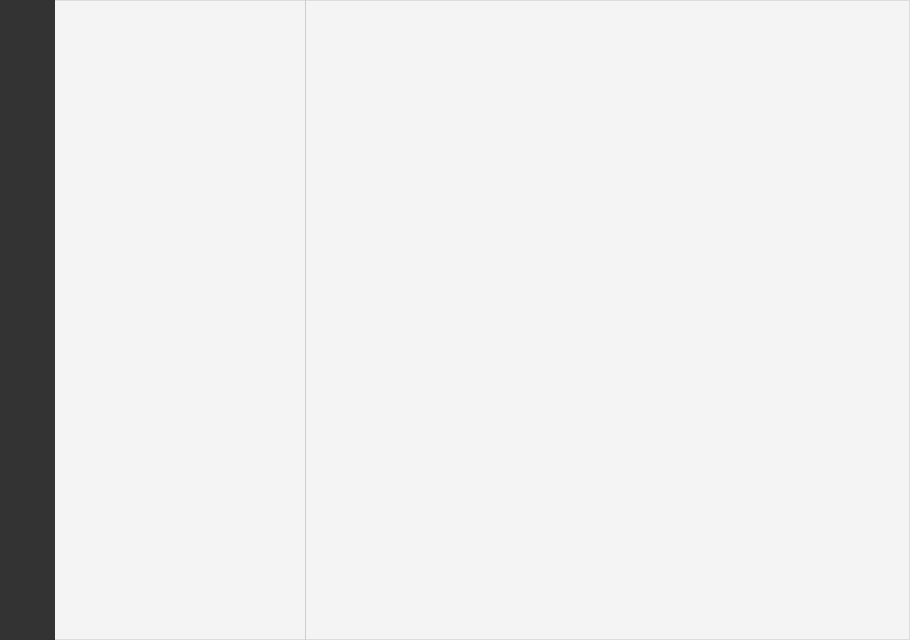
<?xml version="1.0" encoding="UTF-8"?>
<ui version="4.0">
 <class>MainWindow</class>
 <widget class="QMainWindow" name="MainWindow">
  <property name="geometry">
   <rect>
    <x>0</x>
    <y>0</y>
    <width>910</width>
    <height>640</height>
   </rect>
  </property>
  <property name="minimumSize">
   <size>
    <width>700</width>
    <height>500</height>
   </size>
  </property>
  <property name="windowTitle">
   <string>MainWindow</string>
  </property>
  <property name="styleSheet">
   <string notr="true">QMainWindow#MainWindow
{
  background: #f4f4f4;
}
QWidget#centralWidget
{
  background: #f4f4f4;
  border: 1px solid #ddd;
}
QWidget#menuWidget
{
  background: #333; 
}
QWidget#chatWidget
{
  border: 1px solid #ddd;
  border-left: none;
}
QWidget#contentWidget
{
  background-repeat: no-repeat;
  background-image: url(&quot;:images/wechat.svg&quot;);
  background-position: center;
}
QPushButton#maxinBtn,
QPushButton#mininBtn,
QPushButton#closeBtn,
QPushButton#stickBtn
{
  border: none;
  background: #f4f4f4;
  margin: 1px;
}
QPushButton#stickBtn:pressed,
QPushButton#stickBtn:hover,
QPushButton#maxinBtn:pressed,
QPushButton#maxinBtn:hover,
QPushButton#mininBtn:pressed,
QPushButton#mininBtn:hover
{
  background: #c4c4c4;
}
QPushButton#closeBtn:pressed,
QPushButton#closeBtn:hover
{
  background: #fb7373;
}
QPushButton
{
  background: #333;
  border: none;
}
#line
{
  border: none;
  background: #ccc;
}
QScrollBar:vertical
{
  background:transparent;
  padding:0px;
  width: 8px;
}
QScrollBar::handle:vertical
{
  background:rgba(0,0,0,15%);
  border-radius:4px;
}
QScrollBar::handle:vertical:hover,
QScrollBar::handle:vertical:pressed
{
  background:rgba(0,0,0,30%);
}
QScrollBar::add-page:vertical,
QScrollBar::sub-page:vertical
{
  background:none;
}
QScrollBar::add-line:vertical,
QScrollBar::sub-line:vertical
{
  background:none;
}</string>
  </property>
  <widget class="QWidget" name="centralWidget">
   <property name="minimumSize">
    <size>
     <width>700</width>
     <height>500</height>
    </size>
   </property>
   <property name="autoFillBackground">
    <bool>false</bool>
   </property>
   <layout class="QGridLayout" name="gridLayout">
    <property name="leftMargin">
     <number>0</number>
    </property>
    <property name="topMargin">
     <number>0</number>
    </property>
    <property name="rightMargin">
     <number>0</number>
    </property>
    <property name="bottomMargin">
     <number>0</number>
    </property>
    <property name="spacing">
     <number>0</number>
    </property>
    <item row="0" column="2">
     <widget class="Line" name="line">
      <property name="maximumSize">
       <size>
        <width>1</width>
        <height>16777215</height>
       </size>
      </property>
      <property name="orientation">
       <enum>Qt::Vertical</enum>
      </property>
     </widget>
    </item>
    <item row="0" column="1">
     <widget class="QWidget" name="chatListWidget" native="true">
      <property name="sizePolicy">
       <sizepolicy hsizetype="Expanding" vsizetype="Expanding">
        <horstretch>0</horstretch>
        <verstretch>0</verstretch>
       </sizepolicy>
      </property>
      <property name="minimumSize">
       <size>
        <width>250</width>
        <height>0</height>
       </size>
      </property>
      <property name="maximumSize">
       <size>
        <width>250</width>
        <height>16777215</height>
       </size>
      </property>
      <layout class="QGridLayout" name="gridLayout_2">
       <property name="leftMargin">
        <number>0</number>
       </property>
       <property name="topMargin">
        <number>0</number>
       </property>
       <property name="rightMargin">
        <number>0</number>
       </property>
       <property name="bottomMargin">
        <number>0</number>
       </property>
       <property name="spacing">
        <number>0</number>
       </property>
      </layout>
     </widget>
    </item>
    <item row="0" column="3">
     <widget class="QWidget" name="chatWidget" native="true">
      <property name="minimumSize">
       <size>
        <width>0</width>
        <height>0</height>
       </size>
      </property>
      <layout class="QGridLayout" name="gridLayout_3">
       <property name="leftMargin">
        <number>0</number>
       </property>
       <property name="topMargin">
        <number>0</number>
       </property>
       <property name="rightMargin">
        <number>0</number>
       </property>
       <property name="bottomMargin">
        <number>0</number>
       </property>
       <property name="spacing">
        <number>0</number>
       </property>
       <item row="0" column="0">
        <widget class="QWidget" name="headWidget" native="true">
         <property name="minimumSize">
          <size>
           <width>0</width>
           <height>25</height>
          </size>
         </property>
         <property name="maximumSize">
          <size>
           <width>16777215</width>
           <height>25</height>
          </size>
         </property>
         <layout class="QHBoxLayout" name="horizontalLayout">
          <property name="spacing">
           <number>0</number>
          </property>
          <property name="leftMargin">
           <number>0</number>
          </property>
          <property name="topMargin">
           <number>0</number>
          </property>
          <property name="rightMargin">
           <number>0</number>
          </property>
          <property name="bottomMargin">
           <number>0</number>
          </property>
          <item>
           <widget class="QWidget" name="nullWidget" native="true">
            <property name="maximumSize">
             <size>
              <width>16777215</width>
              <height>25</height>
             </size>
            </property>
           </widget>
          </item>
          <item>
           <widget class="QWidget" name="toolWidget" native="true">
            <property name="maximumSize">
             <size>
              <width>135</width>
              <height>25</height>
             </size>
            </property>
            <layout class="QHBoxLayout" name="horizontalLayout_2">
             <property name="spacing">
              <number>0</number>
             </property>
             <property name="leftMargin">
              <number>0</number>
             </property>
             <property name="topMargin">
              <number>0</number>
             </property>
             <property name="rightMargin">
              <number>0</number>
             </property>
             <property name="bottomMargin">
              <number>0</number>
             </property>
             <item>
              <widget class="QPushButton" name="mininBtn">
               <property name="sizePolicy">
                <sizepolicy hsizetype="Expanding" vsizetype="Expanding">
                 <horstretch>0</horstretch>
                 <verstretch>0</verstretch>
                </sizepolicy>
               </property>
               <property name="text">
                <string/>
               </property>
               <property name="icon">
                <iconset>
                 <normaloff>images/min.svg</normaloff>images/min.svg</iconset>
               </property>
               <property name="iconSize">
                <size>
                 <width>12</width>
                 <height>12</height>
                </size>
               </property>
              </widget>
             </item>
             <item>
              <widget class="QPushButton" name="maxinBtn">
               <property name="sizePolicy">
                <sizepolicy hsizetype="Expanding" vsizetype="Expanding">
                 <horstretch>0</horstretch>
                 <verstretch>0</verstretch>
                </sizepolicy>
               </property>
               <property name="text">
                <string/>
               </property>
               <property name="icon">
                <iconset>
                 <normaloff>images/max.svg</normaloff>images/max.svg</iconset>
               </property>
               <property name="iconSize">
                <size>
                 <width>12</width>
                 <height>12</height>
                </size>
               </property>
              </widget>
             </item>
             <item>
              <widget class="QPushButton" name="closeBtn">
               <property name="sizePolicy">
                <sizepolicy hsizetype="Expanding" vsizetype="Expanding">
                 <horstretch>0</horstretch>
                 <verstretch>0</verstretch>
                </sizepolicy>
               </property>
               <property name="text">
                <string/>
               </property>
               <property name="icon">
                <iconset>
                 <normaloff>images/close.svg</normaloff>images/close.svg</iconset>
               </property>
               <property name="iconSize">
                <size>
                 <width>12</width>
                 <height>12</height>
                </size>
               </property>
              </widget>
             </item>
            </layout>
           </widget>
          </item>
         </layout>
        </widget>
       </item>
       <item row="1" column="0">
        <widget class="QWidget" name="contentWidget" native="true">
         <property name="sizePolicy">
          <sizepolicy hsizetype="Preferred" vsizetype="Preferred">
           <horstretch>0</horstretch>
           <verstretch>0</verstretch>
          </sizepolicy>
         </property>
         <property name="autoFillBackground">
          <bool>false</bool>
         </property>
         <layout class="QGridLayout" name="gridLayout_4">
          <property name="leftMargin">
           <number>0</number>
          </property>
          <property name="topMargin">
           <number>0</number>
          </property>
          <property name="rightMargin">
           <number>0</number>
          </property>
          <property name="bottomMargin">
           <number>0</number>
          </property>
          <property name="spacing">
           <number>0</number>
          </property>
         </layout>
        </widget>
       </item>
      </layout>
     </widget>
    </item>
    <item row="0" column="0">
     <widget class="QWidget" name="menuWidget" native="true">
      <property name="minimumSize">
       <size>
        <width>55</width>
        <height>0</height>
       </size>
      </property>
      <property name="maximumSize">
       <size>
        <width>55</width>
        <height>16777215</height>
       </size>
      </property>
      <property name="layoutDirection">
       <enum>Qt::LeftToRight</enum>
      </property>
      <property name="autoFillBackground">
       <bool>false</bool>
      </property>
      <property name="styleSheet">
       <string notr="true"/>
      </property>
      <layout class="QVBoxLayout" name="verticalLayout_2">
       <property name="spacing">
        <number>0</number>
       </property>
       <property name="leftMargin">
        <number>0</number>
       </property>
       <property name="topMargin">
        <number>0</number>
       </property>
       <property name="rightMargin">
        <number>0</number>
       </property>
       <property name="bottomMargin">
        <number>0</number>
       </property>
       <item>
        <widget class="QWidget" name="chatMenuWidget" native="true">
         <property name="sizePolicy">
          <sizepolicy hsizetype="Expanding" vsizetype="Expanding">
           <horstretch>0</horstretch>
           <verstretch>0</verstretch>
          </sizepolicy>
         </property>
         <property name="maximumSize">
          <size>
           <width>16777215</width>
           <height>16777215</height>
          </size>
         </property>
         <layout class="QVBoxLayout" name="verticalLayout_3">
          <property name="spacing">
           <number>0</number>
          </property>
          <property name="leftMargin">
           <number>0</number>
          </property>
          <property name="topMargin">
           <number>30</number>
          </property>
          <property name="rightMargin">
           <number>0</number>
          </property>
          <property name="bottomMargin">
           <number>40</number>
          </property>
          <item>
           <widget class="QPushButton" name="headBtn">
            <property name="maximumSize">
             <size>
              <width>55</width>
              <height>50</height>
             </size>
            </property>
            <property name="cursor">
             <cursorShape>ArrowCursor</cursorShape>
            </property>
            <property name="text">
             <string/>
            </property>
            <property name="icon">
             <iconset resource="res.qrc">
              <normaloff>:/images/icon/avatar.png</normaloff>:/images/icon/avatar.png</iconset>
            </property>
            <property name="iconSize">
             <size>
              <width>40</width>
              <height>40</height>
             </size>
            </property>
            <property name="checkable">
             <bool>true</bool>
            </property>
           </widget>
          </item>
          <item>
           <widget class="QPushButton" name="allchatBtn">
            <property name="maximumSize">
             <size>
              <width>55</width>
              <height>35</height>
             </size>
            </property>
            <property name="text">
             <string/>
            </property>
            <property name="icon">
             <iconset>
              <normaloff>images/chat3.svg</normaloff>
              <activeoff>images/chat3.svg</activeoff>
              <activeon>images/chat2.svg</activeon>
              <selectedoff>images/chat3.svg</selectedoff>
              <selectedon>images/chat2.svg</selectedon>images/chat3.svg</iconset>
            </property>
            <property name="iconSize">
             <size>
              <width>20</width>
              <height>20</height>
             </size>
            </property>
            <property name="checkable">
             <bool>true</bool>
            </property>
            <property name="checked">
             <bool>true</bool>
            </property>
           </widget>
          </item>
          <item>
           <widget class="QPushButton" name="contactBtn">
            <property name="maximumSize">
             <size>
              <width>55</width>
              <height>35</height>
             </size>
            </property>
            <property name="text">
             <string/>
            </property>
            <property name="icon">
             <iconset>
              <normaloff>images/contact.svg</normaloff>
              <activeon>images/contact2.svg</activeon>images/contact.svg</iconset>
            </property>
            <property name="iconSize">
             <size>
              <width>20</width>
              <height>20</height>
             </size>
            </property>
            <property name="checkable">
             <bool>true</bool>
            </property>
           </widget>
          </item>
          <item>
           <widget class="QPushButton" name="collectBtn">
            <property name="maximumSize">
             <size>
              <width>55</width>
              <height>35</height>
             </size>
            </property>
            <property name="text">
             <string/>
            </property>
            <property name="icon">
             <iconset resource="res.qrc">
              <normaloff>:/images/collect.svg</normaloff>
              <normalon>:/images/collect2.svg</normalon>
              <selectedoff>:/images/collect.svg</selectedoff>
              <selectedon>:/images/collect2.svg</selectedon>:/images/collect.svg</iconset>
            </property>
            <property name="iconSize">
             <size>
              <width>20</width>
              <height>20</height>
             </size>
            </property>
            <property name="checkable">
             <bool>true</bool>
            </property>
           </widget>
          </item>
          <item>
           <widget class="QPushButton" name="folderBtn">
            <property name="maximumSize">
             <size>
              <width>55</width>
              <height>35</height>
             </size>
            </property>
            <property name="text">
             <string/>
            </property>
            <property name="icon">
             <iconset resource="res.qrc">
              <normaloff>:/images/folder.svg</normaloff>:/images/folder.svg</iconset>
            </property>
            <property name="iconSize">
             <size>
              <width>20</width>
              <height>20</height>
             </size>
            </property>
           </widget>
          </item>
          <item>
           <widget class="QPushButton" name="circleBtn">
            <property name="maximumSize">
             <size>
              <width>55</width>
              <height>35</height>
             </size>
            </property>
            <property name="text">
             <string/>
            </property>
            <property name="icon">
             <iconset resource="res.qrc">
              <normaloff>:/images/circle.svg</normaloff>:/images/circle.svg</iconset>
            </property>
            <property name="iconSize">
             <size>
              <width>20</width>
              <height>20</height>
             </size>
            </property>
           </widget>
          </item>
          <item>
           <widget class="QPushButton" name="videoBtn">
            <property name="maximumSize">
             <size>
              <width>55</width>
              <height>35</height>
             </size>
            </property>
            <property name="text">
             <string/>
            </property>
            <property name="icon">
             <iconset resource="res.qrc">
              <normaloff>:/images/video.svg</normaloff>:/images/video.svg</iconset>
            </property>
            <property name="iconSize">
             <size>
              <width>20</width>
              <height>20</height>
             </size>
            </property>
           </widget>
          </item>
          <item>
           <widget class="QPushButton" name="watchBtn">
            <property name="maximumSize">
             <size>
              <width>55</width>
              <height>35</height>
             </size>
            </property>
            <property name="text">
             <string/>
            </property>
            <property name="icon">
             <iconset resource="res.qrc">
              <normaloff>:/images/watch.svg</normaloff>:/images/watch.svg</iconset>
            </property>
            <property name="iconSize">
             <size>
              <width>20</width>
              <height>20</height>
             </size>
            </property>
           </widget>
          </item>
          <item>
           <widget class="QPushButton" name="searchBtn">
            <property name="maximumSize">
             <size>
              <width>55</width>
              <height>35</height>
             </size>
            </property>
            <property name="text">
             <string/>
            </property>
            <property name="icon">
             <iconset resource="res.qrc">
              <normaloff>:/images/search.svg</normaloff>:/images/search.svg</iconset>
            </property>
            <property name="iconSize">
             <size>
              <width>20</width>
              <height>20</height>
             </size>
            </property>
           </widget>
          </item>
         </layout>
        </widget>
       </item>
       <item>
        <widget class="QWidget" name="toolMenuWidget" native="true">
         <property name="sizePolicy">
          <sizepolicy hsizetype="Expanding" vsizetype="Expanding">
           <horstretch>0</horstretch>
           <verstretch>0</verstretch>
          </sizepolicy>
         </property>
         <property name="minimumSize">
          <size>
           <width>0</width>
           <height>180</height>
          </size>
         </property>
         <property name="maximumSize">
          <size>
           <width>16777215</width>
           <height>180</height>
          </size>
         </property>
         <layout class="QVBoxLayout" name="verticalLayout">
          <property name="spacing">
           <number>0</number>
          </property>
          <property name="leftMargin">
           <number>0</number>
          </property>
          <property name="topMargin">
           <number>50</number>
          </property>
          <property name="rightMargin">
           <number>0</number>
          </property>
          <property name="bottomMargin">
           <number>0</number>
          </property>
          <item>
           <widget class="QPushButton" name="appletBtn">
            <property name="minimumSize">
             <size>
              <width>0</width>
              <height>35</height>
             </size>
            </property>
            <property name="maximumSize">
             <size>
              <width>16777215</width>
              <height>35</height>
             </size>
            </property>
            <property name="text">
             <string/>
            </property>
            <property name="icon">
             <iconset resource="res.qrc">
              <normaloff>:/images/applet.svg</normaloff>:/images/applet.svg</iconset>
            </property>
            <property name="iconSize">
             <size>
              <width>20</width>
              <height>20</height>
             </size>
            </property>
           </widget>
          </item>
          <item>
           <widget class="QPushButton" name="phoneBtn">
            <property name="minimumSize">
             <size>
              <width>0</width>
              <height>35</height>
             </size>
            </property>
            <property name="maximumSize">
             <size>
              <width>16777215</width>
              <height>35</height>
             </size>
            </property>
            <property name="text">
             <string/>
            </property>
            <property name="icon">
             <iconset resource="res.qrc">
              <normaloff>:/images/phone.svg</normaloff>:/images/phone.svg</iconset>
            </property>
            <property name="iconSize">
             <size>
              <width>20</width>
              <height>20</height>
             </size>
            </property>
           </widget>
          </item>
          <item>
           <widget class="QPushButton" name="moreBtn">
            <property name="minimumSize">
             <size>
              <width>0</width>
              <height>35</height>
             </size>
            </property>
            <property name="maximumSize">
             <size>
              <width>16777215</width>
              <height>35</height>
             </size>
            </property>
            <property name="text">
             <string/>
            </property>
            <property name="icon">
             <iconset>
              <normaloff>images/more.svg</normaloff>images/more.svg</iconset>
            </property>
            <property name="iconSize">
             <size>
              <width>20</width>
              <height>20</height>
             </size>
            </property>
           </widget>
          </item>
         </layout>
        </widget>
       </item>
      </layout>
     </widget>
    </item>
   </layout>
  </widget>
 </widget>
 <resources>
  <include location="res.qrc"/>
 </resources>
 <connections/>
</ui>
